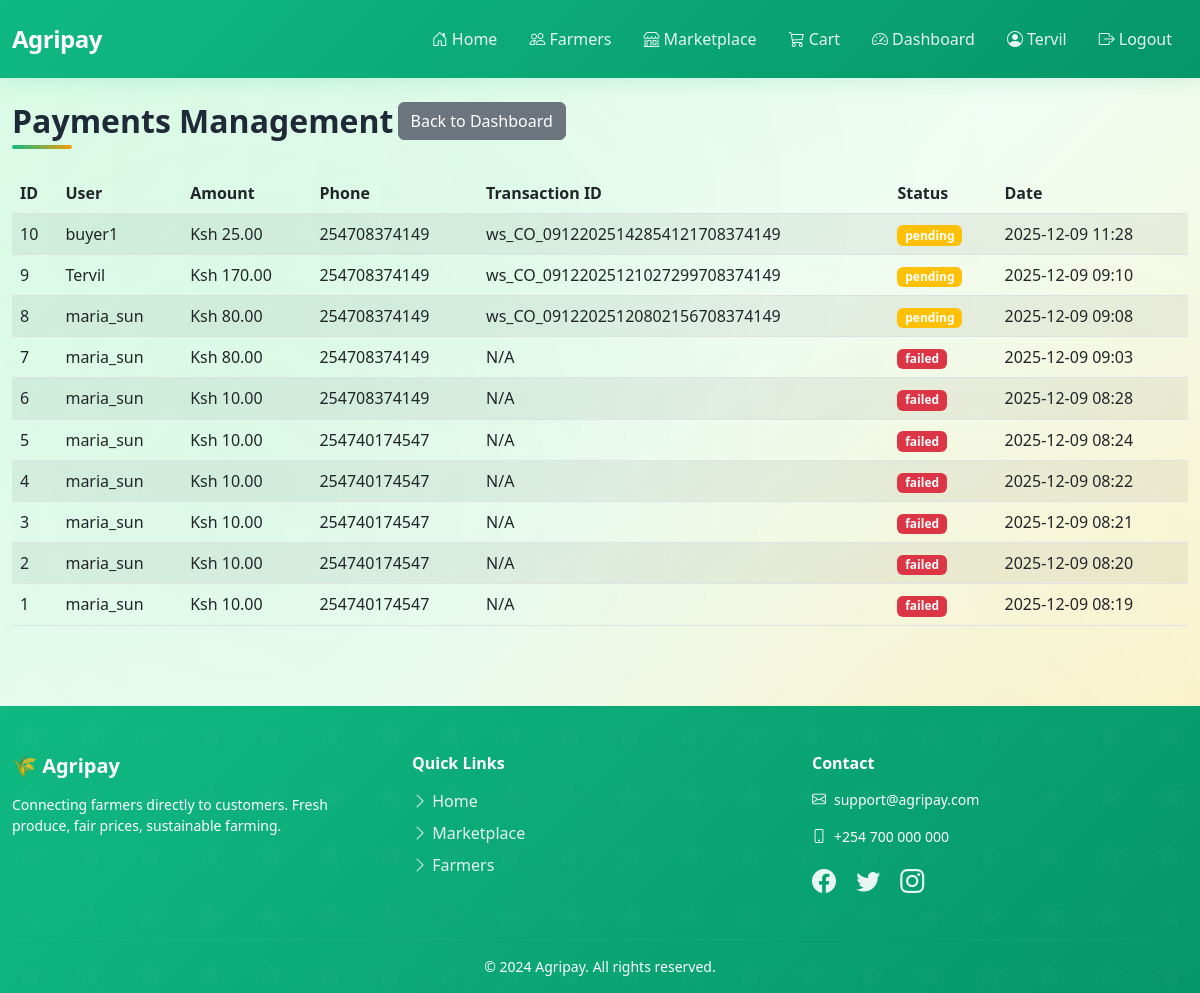
/dashboard/payments/ (signed in), run on the app's committed database.
### payments/models.py (models this page shows, shortened)
class Payment(models.Model):
    user = models.ForeignKey(User, on_delete=models.CASCADE)
    amount = models.DecimalField(max_digits=10, decimal_places=2)
    phone_number = models.CharField(max_length=15)
    transaction_id = models.CharField(max_length=100, blank=True, null=True)
    status = models.CharField(max_length=20, default='pending')  # pending, completed, failed
    created_at = models.DateTimeField(auto_now_add=True)
    updated_at = models.DateTimeField(auto_now=True)

### dashboard/views.py (the view)
# urls.py: path('payments/', views.payments_list, name='payments'),
@staff_member_required
def payments_list(request):
    payments = Payment.objects.select_related('user').order_by('-created_at')
    return render(request, 'dashboard/payments.html', {'payments': payments})

### templates/dashboard/payments.html
{% extends 'base.html' %}
{% block content %}
<h2>Payments Management</h2>
<a href="{% url 'dashboard:home' %}" class="btn btn-secondary mb-3">Back to Dashboard</a>
<table class="table table-striped">
  <thead>
    <tr>
      <th>ID</th>
      <th>User</th>
      <th>Amount</th>
      <th>Phone</th>
      <th>Transaction ID</th>
      <th>Status</th>
      <th>Date</th>
    </tr>
  </thead>
  <tbody>
    {% for payment in payments %}
    <tr>
      <td>{{ payment.id }}</td>
      <td>{{ payment.user.username }}</td>
      <td>Ksh {{ payment.amount }}</td>
      <td>{{ payment.phone_number }}</td>
      <td>{{ payment.transaction_id|default:"N/A" }}</td>
      <td><span class="badge bg-{% if payment.status == 'completed' %}success{% elif payment.status == 'pending' %}warning{% else %}danger{% endif %}">{{ payment.status }}</span></td>
      <td>{{ payment.created_at|date:"Y-m-d H:i" }}</td>
    </tr>
    {% endfor %}
  </tbody>
</table>
{% endblock %}

### templates/base.html (shortened to what this page needs)
<!doctype html>
{% load static %}
<html>
<head>
  <link href="https://cdn.jsdelivr.net/npm/bootstrap@5.2.3/dist/css/bootstrap.min.css" rel="stylesheet">
  <link rel="stylesheet" href="https://cdn.jsdelivr.net/npm/bootstrap-icons@1.11.0/font/bootstrap-icons.css">
  <link rel="stylesheet" href="{% static 'css/theme.css' %}">
</head>
<body class="theme-body">
<nav class="navbar navbar-expand-lg navbar-light bg-light">
  <div class="container">
    <a class="navbar-brand" href="{% url 'home' %}">Agripay</a>
    <div class="collapse navbar-collapse">
      <ul class="navbar-nav ms-auto">
        <li class="nav-item"><a class="nav-link" href="{% url 'home' %}"><i class="bi bi-house-door me-1"></i>Home</a></li>
        <li class="nav-item"><a class="nav-link" href="{% url 'farmers:farmers_index' %}"><i class="bi bi-people me-1"></i>Farmers</a></li>
        <li class="nav-item"><a class="nav-link" href="{% url 'marketplace:marketplace_index' %}"><i class="bi bi-shop me-1"></i>Marketplace</a></li>
        <li class="nav-item"><a class="nav-link position-relative" href="{% url 'marketplace:cart' %}"><i class="bi bi-cart3 me-1"></i>Cart</a></li>
        {% if user.is_authenticated %}
          {% if user.is_staff %}
            <li class="nav-item"><a class="nav-link" href="{% url 'dashboard:home' %}"><i class="bi bi-speedometer2 me-1"></i>Dashboard</a></li>
          {% endif %}
          <li class="nav-item"><a class="nav-link" href="#"><i class="bi bi-person-circle me-1"></i>{{ user.username }}</a></li>
          <li class="nav-item">
            <form method="post" action="{% url 'accounts:logout' %}" style="display:inline; margin:0;">
              <button type="submit" class="btn btn-link nav-link" style="padding:0; border:none; background:none;"><i class="bi bi-box-arrow-right me-1"></i>Logout</button>
            </form>
          </li>
        {% else %}
          <li class="nav-item"><a class="nav-link" href="{% url 'accounts:login' %}"><i class="bi bi-box-arrow-in-right me-1"></i>Login</a></li>
          <li class="nav-item"><a class="nav-link" href="{% url 'accounts:signup' %}"><i class="bi bi-person-plus me-1"></i>Sign up</a></li>
        {% endif %}
      </ul>
    </div>
  </div>
</nav>
<div class="container mt-4">
  {% block content %}{% endblock %}
</div>
<footer class="footer">
  <div class="container">
    <div class="row">
      <div class="col-md-4 mb-4">
        <h5 class="text-white mb-3">🌾 Agripay</h5>
        <p class="small">Connecting farmers directly to customers. Fresh produce, fair prices, sustainable farming.</p>
      </div>
      <div class="col-md-4 mb-4">
        <h6 class="text-white mb-3">Quick Links</h6>
        <ul class="list-unstyled">
          <li class="mb-2"><a href="{% url 'home' %}"><i class="bi bi-chevron-right"></i> Home</a></li>
          <li class="mb-2"><a href="{% url 'marketplace:marketplace_index' %}"><i class="bi bi-chevron-right"></i> Marketplace</a></li>
          <li class="mb-2"><a href="{% url 'farmers:farmers_index' %}"><i class="bi bi-chevron-right"></i> Farmers</a></li>
        </ul>
      </div>
      <div class="col-md-4 mb-4">
        <h6 class="text-white mb-3">Contact</h6>
        <p class="small"><i class="bi bi-envelope me-2"></i>support@agripay.com</p>
        <p class="small"><i class="bi bi-phone me-2"></i>+254 700 000 000</p>
        <div class="mt-3">
          <a href="#" class="me-3"><i class="bi bi-facebook" style="font-size: 1.5rem;"></i></a>
          <a href="#" class="me-3"><i class="bi bi-twitter" style="font-size: 1.5rem;"></i></a>
          <a href="#"><i class="bi bi-instagram" style="font-size: 1.5rem;"></i></a>
        </div>
      </div>
    </div>
    <hr style="border-color: rgba(255,255,255,0.1);">
    <div class="text-center small">
      <p class="mb-0">&copy; 2024 Agripay. All rights reserved.</p>
    </div>
  </div>
</footer>
</body>
</html>

### static/css/theme.css (style rules this page uses)
:root { --brand: #10b981; --brand-dark: #059669; --accent: #f59e0b; --accent-dark: #d97706; --success: #22c55e; --dark: #1f2937; --light: #f9fafb; --shadow: rgba(0, 0, 0, 0.1); }
* { box-sizing: border-box; }
body.theme-body { background: linear-gradient(135deg, #dcfce7 0%, #f0fdf4 50%, #fef3c7 100%); background-attachment: fixed; color: #1f2937; min-height: 100vh; font-family: 'Segoe UI', Tahoma, Geneva, Verdana, sans-serif; position: relative; }
body.theme-body::before { content: ''; position: fixed; top: 0; left: 0; width: 100%; height: 100%; background-image: radial-gradient(circle at 20% 50%, rgba(16, 185, 129, 0.05) 0%, transparent 50%), radial-gradient(circle at 80% 80%, rgba(245, 158, 11, 0.05) 0%, transparent 50%), radial-gradient(circle at 40% 20%, rgba(34, 197, 94, 0.03) 0%, transparent 50%); pointer-events: none; z-index: 0; }
body.theme-body > * { position: relative; z-index: 1; }
.navbar { background: linear-gradient(135deg, var(--brand) 0%, var(--brand-dark) 100%); box-shadow: 0 4px 20px rgba(16, 185, 129, 0.15); padding: 1rem 0; backdrop-filter: blur(10px); }
.navbar .navbar-brand { color: #fff !important; font-weight: 700; font-size: 1.5rem; letter-spacing: -0.5px; transition: transform 0.3s ease; }
.navbar .nav-link { color: rgba(255,255,255,0.9) !important; font-weight: 500; padding: 0.5rem 1rem !important; border-radius: 8px; transition: all 0.3s ease; }
h2 { color: var(--dark); font-weight: 700; margin-bottom: 2rem; position: relative; display: inline-block; }
h2::after { content: ''; position: absolute; bottom: -8px; left: 0; width: 60px; height: 4px; background: linear-gradient(90deg, var(--brand), var(--accent)); border-radius: 2px; }
.container { max-width: 1200px; }
.navbar { position: sticky; top: 0; z-index: 1000; }
.footer { background: linear-gradient(135deg, #10b981 0%, #059669 100%); color: white; padding: 3rem 0 1rem; margin-top: 5rem; position: relative; overflow: hidden; }
.footer::before { content: ''; position: absolute; top: 0; left: 0; right: 0; bottom: 0; opacity: 0.3; }
.footer > * { position: relative; z-index: 1; }
.footer h5, .footer h6 { color: white; font-weight: 700; }
.footer a { color: rgba(255,255,255,0.9); text-decoration: none; transition: all 0.3s ease; }

### data on the page
Payment: id "10", user.username "buyer1", amount "25.00", phone_number "254708374149", transaction_id "ws_CO_09122025142854121708374149", status "pending", created_at "2025-12-09 11:28"
Payment: id "9", user.username "Tervil", amount "170.00", phone_number "254708374149", transaction_id "ws_CO_09122025121027299708374149", status "pending", created_at "2025-12-09 09:10"
Payment: id "8", user.username "maria_sun", amount "80.00", phone_number "254708374149", transaction_id "ws_CO_09122025120802156708374149", status "pending", created_at "2025-12-09 09:08"
Payment: id "7", user.username "maria_sun", amount "80.00", phone_number "254708374149", transaction_id "N/A", status "failed", created_at "2025-12-09 09:03"
Payment: id "6", user.username "maria_sun", amount "10.00", phone_number "254708374149", transaction_id "N/A", status "failed", created_at "2025-12-09 08:28"
Payment: id "5", user.username "maria_sun", amount "10.00", phone_number "254740174547", transaction_id "N/A", status "failed", created_at "2025-12-09 08:24"
Payment: id "4", user.username "maria_sun", amount "10.00", phone_number "254740174547", transaction_id "N/A", status "failed", created_at "2025-12-09 08:22"
Payment: id "3", user.username "maria_sun", amount "10.00", phone_number "254740174547", transaction_id "N/A", status "failed", created_at "2025-12-09 08:21"
Payment: id "2", user.username "maria_sun", amount "10.00", phone_number "254740174547", transaction_id "N/A", status "failed", created_at "2025-12-09 08:20"
Payment: id "1", user.username "maria_sun", amount "10.00", phone_number "254740174547", transaction_id "N/A", status "failed", created_at "2025-12-09 08:19"

### other printed values
{{ user.username }} "Tervil"
